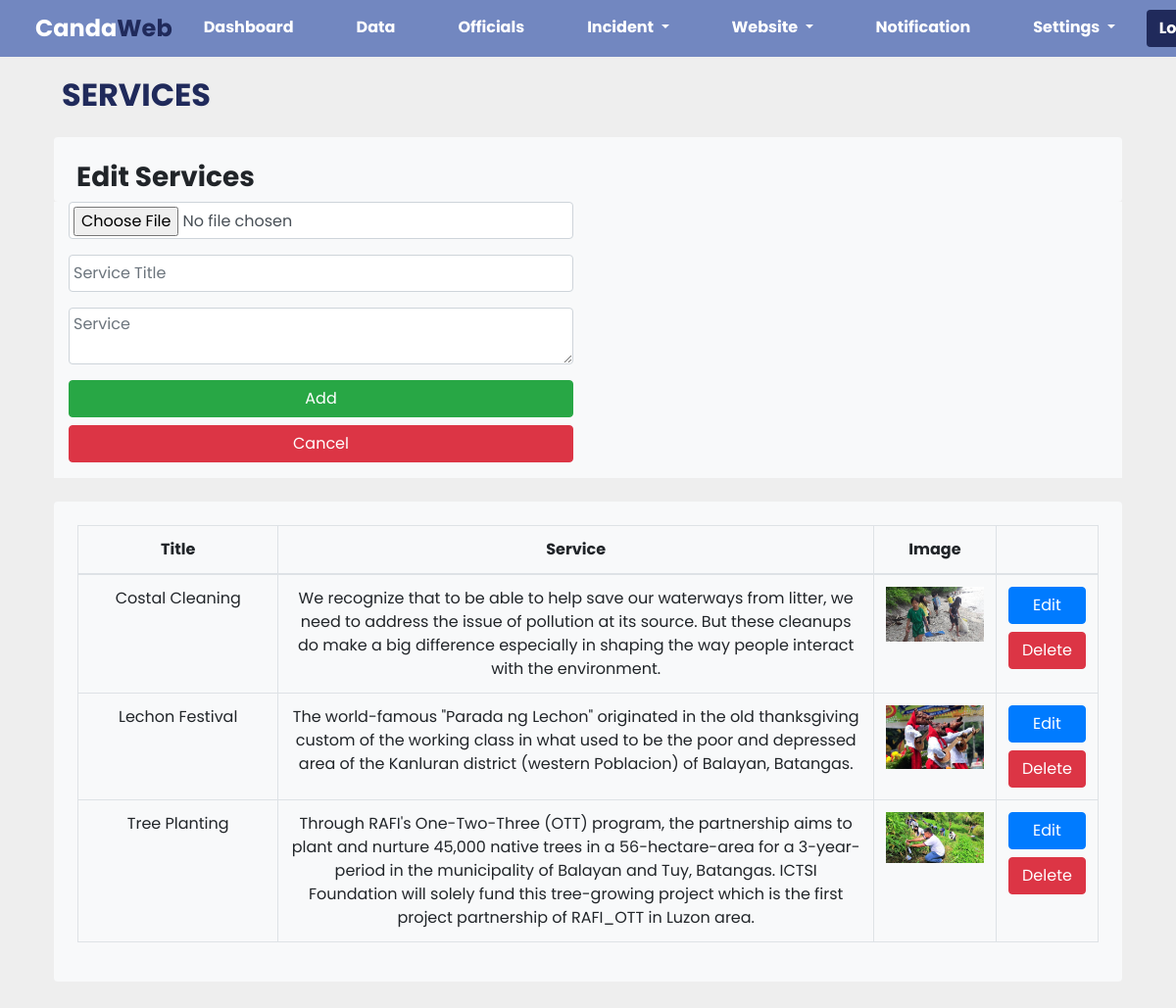
/admin-services.php (signed in), run on the app's committed database.
### tables this page shows
CREATE TABLE `services` (
  `id` int(11) NOT NULL,
  `services_text` text DEFAULT NULL,
  `services_img` varchar(255) DEFAULT NULL,
  `created_date` timestamp NOT NULL DEFAULT current_timestamp(),
  `service_title` varchar(255) NOT NULL
);

### admin-services.php (the view, shortened to what this page needs)
<?php
include_once "db_connect.php";
?>
<?php include "head.php"; ?>
<?php include 'admin-nav.php'; ?>
<section style="padding: 70px;">
    <div class="row justify-content-center">
        <div class="container-fluid ">
            <div class="row mb-2">
                <div class="col-md-7 rounded p-2 float-left" style="color: #202A5B;">
                    <h2 class="font-weight-bold">SERVICES</h2>
                </div>
            </div>
            <div class="row bg-light rounded">
                <div class="col-md-12">
                    <h3 class="font-weight-bold pl-2 pt-4">Edit Services</h3>
                </div>
            </div>
            <div class="row bg-light">
                <div class="col-md-6">
                    <form action="<?php echo htmlspecialchars($_SERVER["PHP_SELF"]); ?>" method="post" enctype="multipart/form-data">
                        <div class="form-group">
                            <input class="form-control p-1" type="file" id="image" name="image" accept="image/*" required onchange="previewImage(this);">
                        </div>
                        <div class="form-group">
                            <input class="form-control p-1" type="text" id="service_title" name="service_title" placeholder="Service Title" required>
                        </div>
                        <div class="form-group">
                            <textarea class="form-control p-1" id="services_text" name="services_text" placeholder="Service" required></textarea>
                        </div>
                        <div class="form-group">
                            <button type="submit" name="add_service" class="btn-add btn btn-success btn-block">Add</button>
                            <a href="admin-services.php" class="btn btn-danger btn-block">Cancel</a>
                        </div>
                    </form>
                </div>
                <div class="col-md-6 ">
                </div>
            </div>
            <div class="row bg-light rounded mt-4 p-4">
                <table class="table table-bordered text-center">
                    <colgroup>
                        <col style="width: 20%;">
                        <col style="width: 60%;">
                        <col style="width: 10%;">
                        <col style="width: 10%;">
                    </colgroup>
                    <thead>
                        <tr>
                            <th>Title</th>
                            <th>Service</th>
                            <th>Image</th>
                            <th></th>
                        </tr>
                    </thead>
                    <tbody>
                        <?php
                        $sql = "SELECT * FROM services";
                        $result = $conn->query($sql);
                        ?>
                        <?php while ($row = $result->fetch_assoc()) : ?>
                            <tr>
                                <td><?php echo $row['service_title']; ?></td>
                                <td><?php echo $row['services_text']; ?></td>
                                <td><img src="<?php echo $row['services_img']; ?>" alt="Service Image" class="table-image"></td>
                                <td>
                                    <button type="button" class="btn btn-primary btn-block edit-service" data-toggle="modal" data-target="#editServiceModal" data-id="<?php echo $row['id']; ?>" data-title="<?php echo $row['service_title']; ?>" data-text="<?php echo $row['services_text']; ?>">Edit</button>
                                    <a href="admin-service-delete.php?id=<?php echo $row['id']; ?>" class="btn-delete btn btn-danger btn-block">Delete</a>
                                </td>
                            </tr>
                        <?php endwhile; ?>
                    </tbody>
                </table>
            </div>
        </div>
    </div>
</section>

### style.css (style rules this page uses)
* { margin: 0; padding: 0; box-sizing: border-box; font-family: var(--poppins); }
a { text-decoration: none; }
:root { --poppins: 'Poppins', sans-serif; --lato: 'Lato', sans-serif; --light: #F9F9F9; --blue: #3C91E6; --light-blue: #CFE8FF; --grey: #eee; --dark-grey: #AAAAAA; --dark: #342E37; --red: #DB504A; --yellow: #FFCE26; --light-yellow: #FFF2C6; --orange: #FD7238; --light-orange: #FFE0D3; }
html { overflow-x: hidden; }
body { background: var(--grey); overflow-x: hidden; font-family: 'poppins', sans-serif; }

### head.php (style rules this page uses)
* { margin: 0; padding: 0; box-sizing: border-box; font-family: var(--poppins); }
a { text-decoration: none; }
:root { --poppins: 'Poppins', sans-serif; --lato: 'Lato', sans-serif; --light: #F9F9F9; --blue: #3C91E6; --light-blue: #CFE8FF; --grey: #eee; --dark-grey: #AAAAAA; --dark: #342E37; --red: #DB504A; --yellow: #FFCE26; --light-yellow: #FFF2C6; --orange: #FD7238; --light-orange: #FFE0D3; }
html { overflow-x: hidden; }
body { background: var(--grey); overflow-x: hidden; font-family: 'poppins', sans-serif; }

### admin-services.php (style rules this page uses)
.table-image { max-width: 100px; height: auto; }

### data on the page
services: service_title "Costal Cleaning", services_text "We recognize that to be able to help save our waterways from litter, we need to address the issue of pollution at its source. But these cleanups do make a big difference especially in shaping the way people interact with the environment.", services_img (picture)
services: service_title "Lechon Festival", services_text "The world-famous \"Parada ng Lechon\" originated in the old thanksgiving custom of the working class in what used to be the poor and depressed area of the Kanluran district (western Poblacion) of Balayan, Batangas.", services_img (picture)
services: service_title "Tree Planting", services_text "Through RAFI's One-Two-Three (OTT) program, the partnership aims to plant and nurture 45,000 native trees in a 56-hectare-area for a 3-year-period in the municipality of Balayan and Tuy, Batangas. ICTSI Foundation will solely fund this tree-growing project which is the first project partnership of RAFI_OTT in Luzon area.", services_img (picture)
